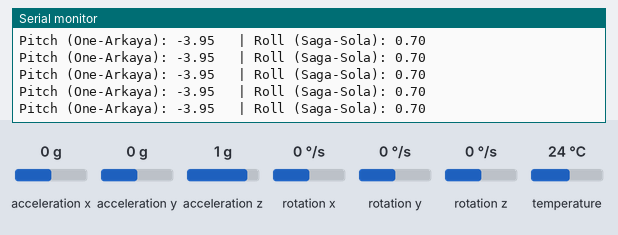
Bench run of a sketch on a simulated ESP32. On the bench: the last lines printed to the serial monitor. The inputs (shaded band) are chosen by the test bench; at power-on: acceleration x 0 g, acceleration y 0 g, acceleration z 1 g, rotation x 0 °/s, rotation y 0 °/s, rotation z 0 °/s, temperature 24 °C.

Above: at 1.2 s.
1.3 s: acceleration x set to -1.4 g
At 1.34 s:
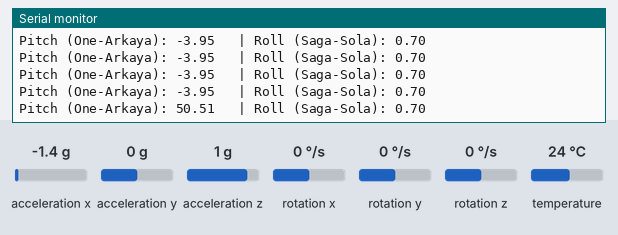
2.8 s: acceleration y set to -1.4 g
At 2.88 s:
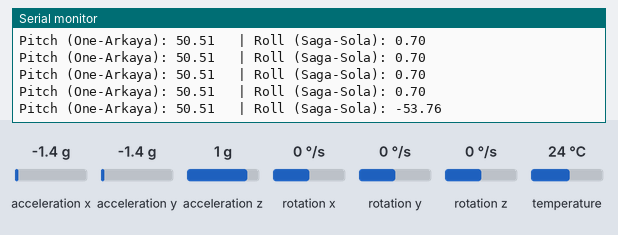
4.3 s: acceleration z set to -1.4 g
At 4.31 s:
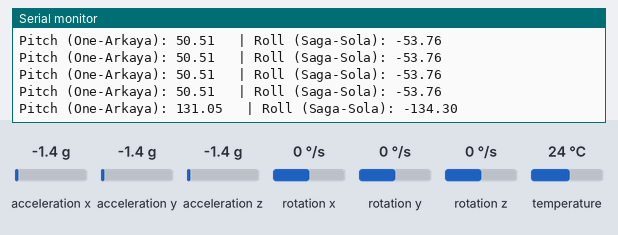
Timing chart, 0 to 7.3 s (numbered marks = the images above; inputs shaded):
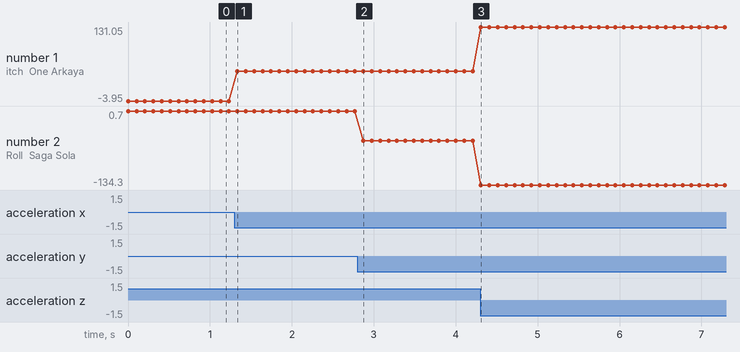

The sketch:

mputest.ino
```cpp
#include <Adafruit_MPU6050.h>
#include <Adafruit_Sensor.h>
#include <Wire.h>
#include <math.h>


#define I2C_SDA 5  // Karttaki D4 pini
#define I2C_SCL 6  // Karttaki D5 pini

float pitch_offset = 3.95;
float roll_offset = -0.7;

Adafruit_MPU6050 mpu;

void setup(void) {
  Serial.begin(115200);

  // ESP için I2C pinlerini başlatıyoruz
  Wire.begin(I2C_SDA, I2C_SCL);

  if (!mpu.begin()) {
    Serial.println("Sensör yok! Kabloları (D4 ve D5) kontrol et.");
    while (1) yield();
  }

  // Standart Drone Ayarları
  mpu.setAccelerometerRange(MPU6050_RANGE_8_G);  // Drone standartları
  mpu.setGyroRange(MPU6050_RANGE_500_DEG);       // Saniyede 500 derece kadar dönüşleri ölçülebilir
  mpu.setFilterBandwidth(MPU6050_BAND_21_HZ);    // Gürültü önleyici sadece ana hareketlere odaklanır
}

void loop() {
  // Gyro sensörü hızı denetleyecek
  sensors_event_t a, g, temp;
  mpu.getEvent(&a, &g, &temp);

  // Ham Açıyı Hesapla
  float raw_roll = atan2(a.acceleration.y, a.acceleration.z) * 180.0 / PI;
  float raw_pitch = atan2(-a.acceleration.x, a.acceleration.z) * 180.0 / PI;

  // Kalibrasyon
  float calib_roll = raw_roll - roll_offset;
  float calib_pitch = raw_pitch - pitch_offset;

  Serial.print("Pitch (One-Arkaya): ");
  Serial.print(calib_pitch);
  Serial.print("\t | Roll (Saga-Sola): ");
  Serial.println(calib_roll);

  delay(100);
}
```

Measured:
- after the input at 1.3 s, the serial monitor: prints a new line at once (image 1)
- after the input at 2.8 s, the serial monitor: prints a new line after 0.07 s (image 2)
- after the input at 4.3 s, the serial monitor: prints a new line at once (image 3)
- plotted number 1: -3.95 → 50.51 after the input at 1.3 s, 50.51 → 131.05 after the input at 4.3 s
- plotted number 2: 0.7 → -53.76 after the input at 2.8 s, -53.76 → -134.3 after the input at 4.3 s
